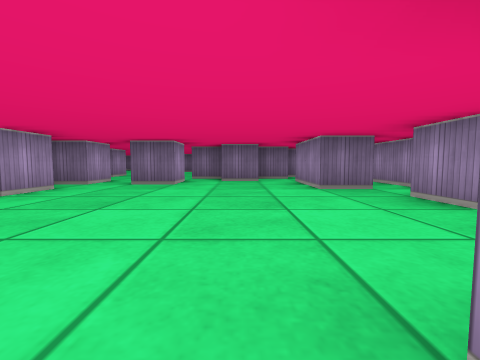
view 1 (above)

24 first-person views from a walk through a cub3D maze. The camera is about half as high as the walls, tilts 4° down and sees 90° across. The floor is counted in squares. Each view is taken from the middle of a square. On the plan, view 1 faces up. The plan holds only what a view shows up to about 9 squares ahead; the rest is blank.

view 2
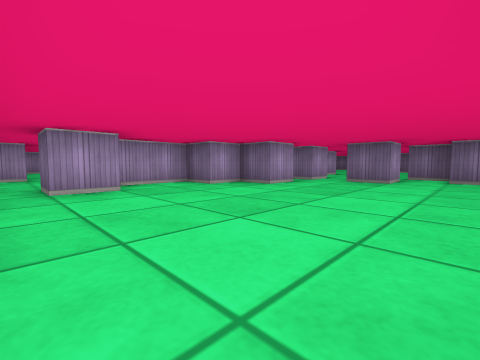

view 3
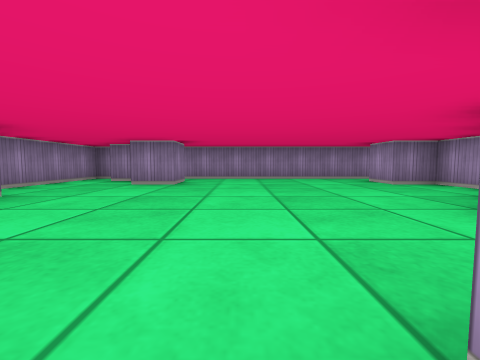

view 4
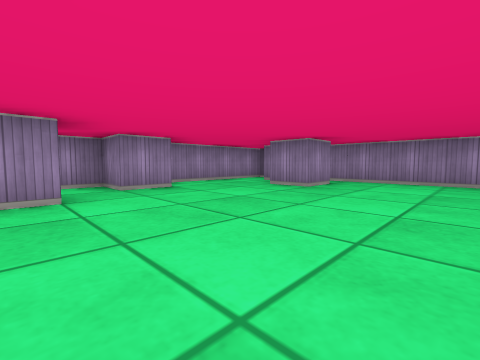

view 5
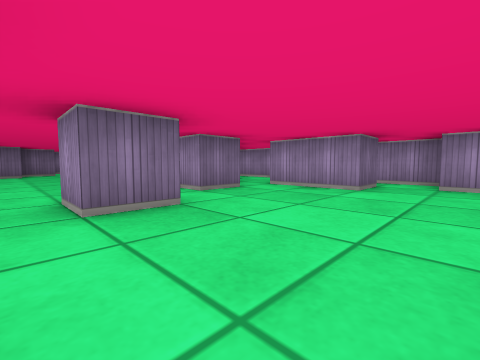

view 6
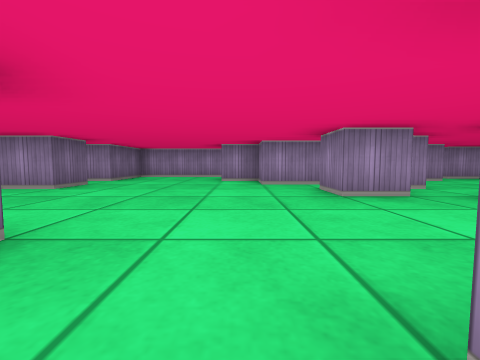

view 7
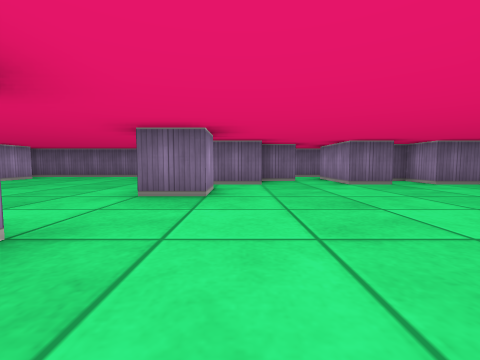

view 8
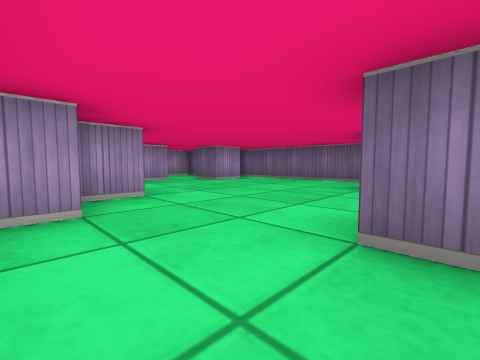

view 9
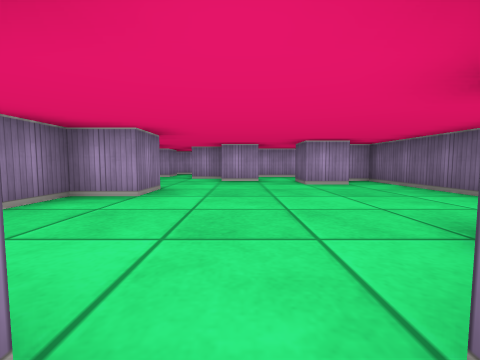

view 10
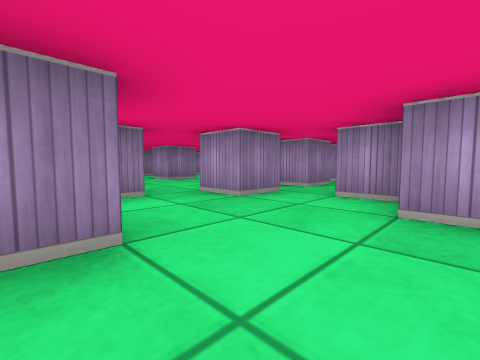

view 11
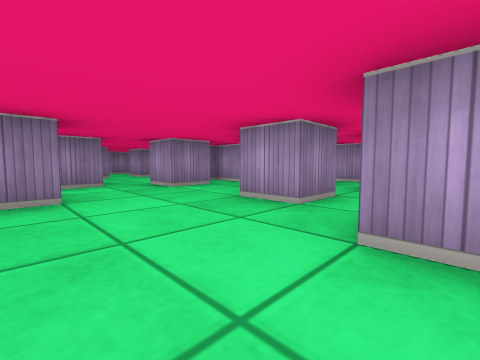

view 12
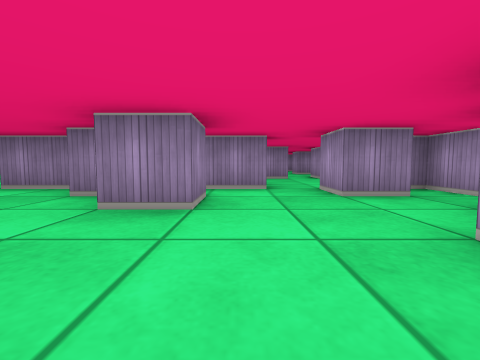

view 13
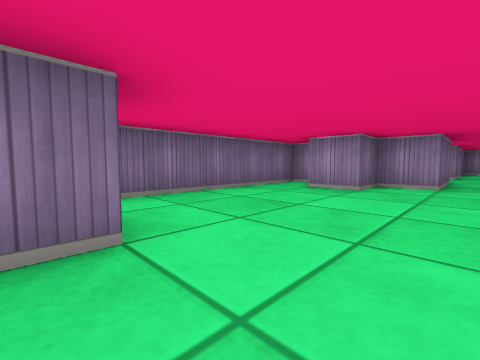

view 14
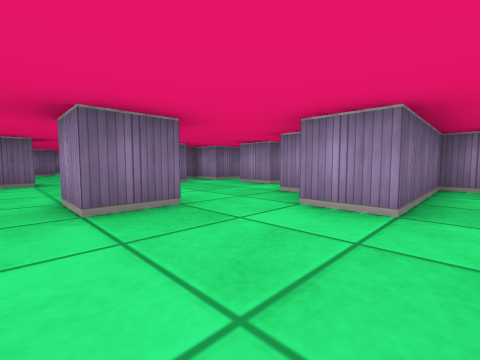

view 15
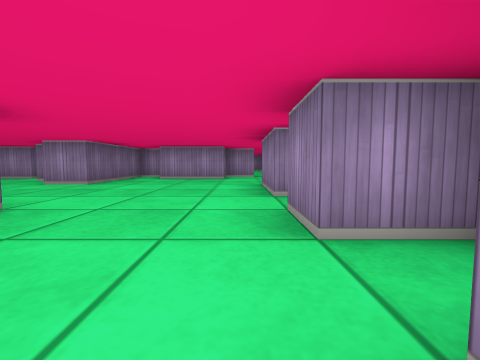

view 16
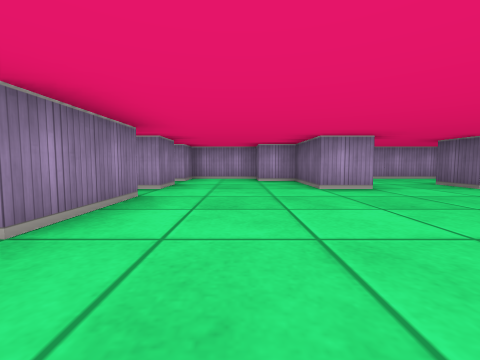

view 17
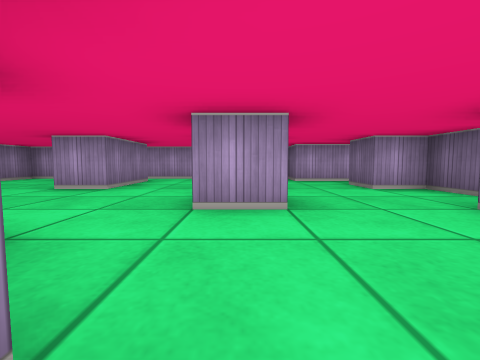

view 18
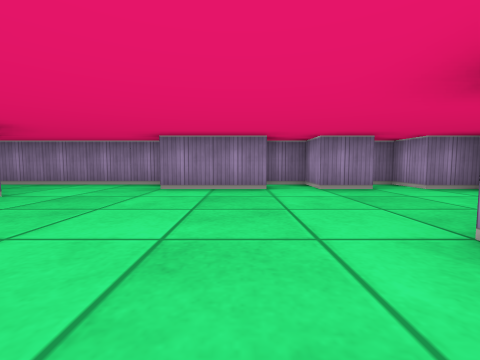

view 19
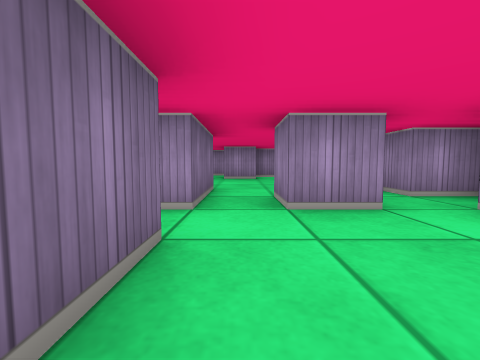

view 20
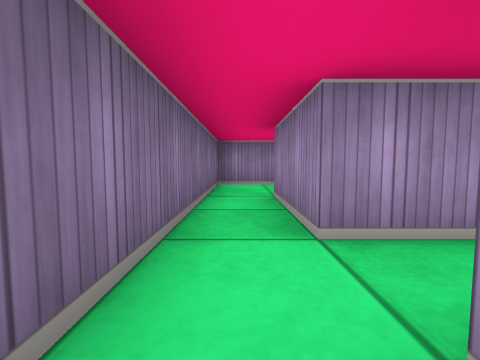

view 21
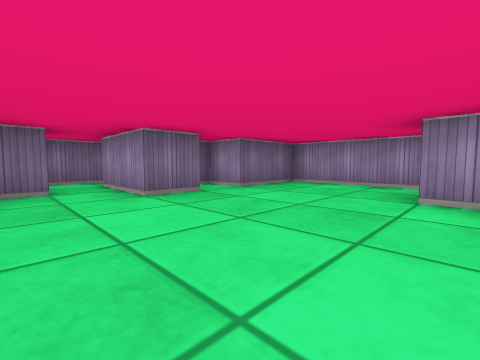

view 22
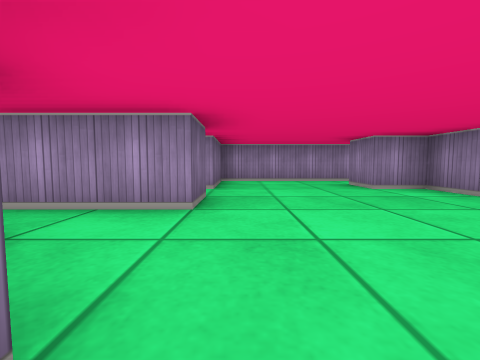

view 23
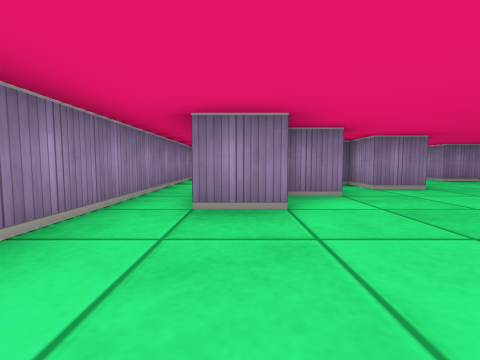

view 24
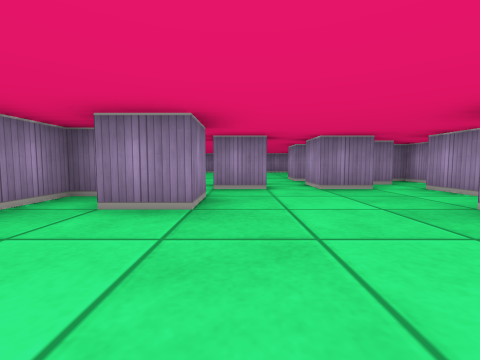

### Floor plan
Key: @ floor where view 1 was taken; # wall or solid block; . floor.
Columns run from 15 left of view 1 to 4 right of it. Each row starts with its distance up from view 1.
 17     ########  ######
 16     ##.....# ......#
 15   # .#....## #.###.#
 14   #........###.#.###
 13 #...#..............#
 12 #  ##......#.......#
 11 # .....##..........#
 10 #.###...##.......#.#
  9 ####..#####.....##.#
  8 ##............###..#
  7 #........#.....#...#
  6 #..#.#.....#.#...#.#
  5 #.......#.##.....#.#
  4 #......#####.......#
  3 #.##......#.......##
  2 ###......##........#
  1 #........##........#
  0 #.........#....@##.#
 -1 ##.#.##..........#.#
 -2  ###################

Where each view was taken, in squares from view 1:
view 1: 0 up, 0 right, facing up
view 2: 1 down, 0 right, facing up-left
view 3: 6 up, 1 left, facing down
view 4: 5 up, 2 left, facing down-right
view 5: 3 up, 3 left, facing up-right
view 6: 10 up, 5 left, facing right
view 7: 8 up, 3 left, facing up
view 8: 10 up, 4 left, facing up-left
view 9: 13 up, 4 left, facing left
view 10: 13 up, 8 left, facing down-left
view 11: 15 up, 8 left, facing down-left
view 12: 14 up, 9 left, facing down
view 13: 13 up, 10 left, facing up-right
view 14: 3 up, 11 left, facing up-right
view 15: 0 up, 14 left, facing right
view 16: 1 up, 7 left, facing left
view 17: 6 up, 7 left, facing left
view 18: 4 up, 10 left, facing down
view 19: 8 up, 9 left, facing right
view 20: 16 up, 2 left, facing right
view 21: 10 up, 2 left, facing up-right
view 22: 13 up, 3 left, facing right
view 23: 13 up, 2 right, facing down
view 24: 11 up, 2 left, facing down
